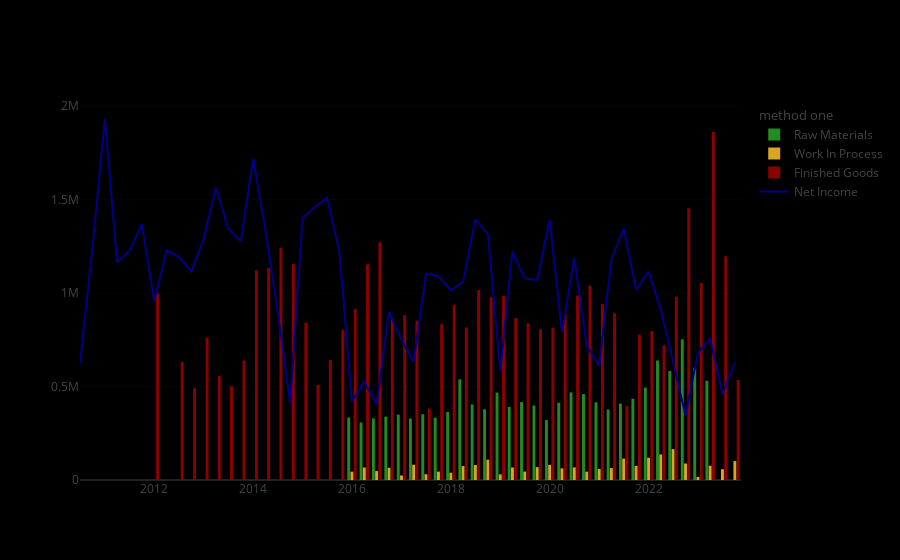

Source (notebook cell):
### Code cell
import plotly.graph_objects as go
import plotly.subplots as pls

fig = go.Figure()
fig = pls.make_subplots(rows=1, cols=1)

fig.add_trace(go.Bar(
    x = chart_df['end'][chart_df['tag']==raw_tag],
    y = chart_df['val'][chart_df['tag']==raw_tag],
    legendgroup="group",
    marker=dict(color='forestgreen'),
    legendgrouptitle_text="method one",
    name="Raw Materials"
), row=1, col=1)

fig.add_trace(go.Bar(
    x = chart_df['end'][chart_df['tag']==wip_tag],
    y = chart_df['val'][chart_df['tag']==wip_tag],
    legendgroup="group", 
    legendgrouptitle_text="method one",
    marker=dict(color='goldenrod'),
    name="Work In Process"
), row=1, col=1)

fig.add_trace(go.Bar(
    x = chart_df['end'][chart_df['tag']==fin_tag],
    y = chart_df['val'][chart_df['tag']==fin_tag],
    legendgroup="group", 
    legendgrouptitle_text="method one",
    marker=dict(color='darkred'),
    name="Finished Goods"
), row=1, col=1)

fig.add_trace(go.Line(
    x = chart_df['end'][(chart_df['tag']=='NetIncomeLoss')],
    y = chart_df['val'][chart_df['tag']=='NetIncomeLoss'],
    legendgroup="group", 
    legendgrouptitle_text="method one",
    marker=dict(color='darkblue'),
    name="Net Income"
), row=1, col=1)


fig.update_layout(barmode='group', bargroupgap=0.1, plot_bgcolor='rgb(0,0,0)',paper_bgcolor='rgb(0,0,0)' )
